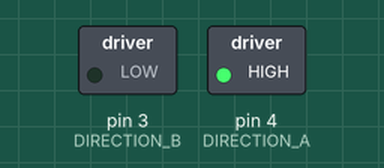
Bench run of a sketch on a simulated Arduino Uno, built with avr-gcc and run on an emulated ATmega328P. Shown: switched loads named in the sketch (green lamp = pin HIGH). Pins used as bus, display or sensor lines are not drawn.

Above: at 0.1 s.
Timing chart, 0 to 1.6 s (numbered marks = the images above):
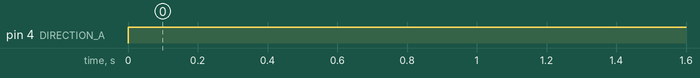

The sketch:

motor.ino
```cpp
#define D5 5
#define DIRECTION_A 4
#define DIRECTION_B 3


void setup() {
  pinMode(D5, OUTPUT);
  pinMode(DIRECTION_A, OUTPUT);
  pinMode(DIRECTION_B, OUTPUT);
}

void loop() {
  // digitalWrite(D5, HIGH);
  analogWrite(D5, 255);

  digitalWrite(DIRECTION_A, HIGH);
  digitalWrite(DIRECTION_B, LOW);

  // delay(2000);

  // digitalWrite(DIRECTION_A, LOW);
  // digitalWrite(DIRECTION_B, HIGH);

  // delay(2000);
}
```

Measured:
- by itself, pin 4 (DIRECTION_A): LOW → HIGH at 0.00 s
